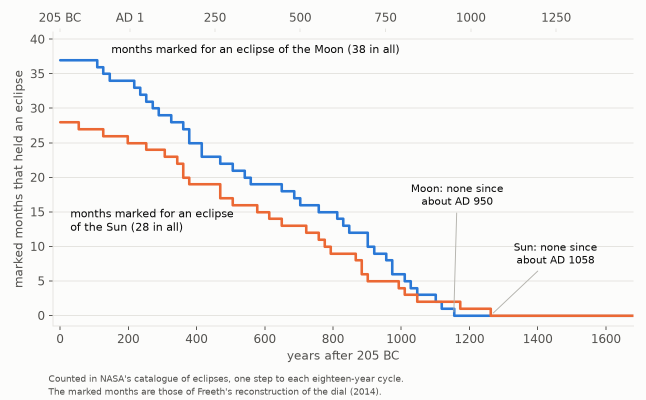
#> input picture yonder/antikythera/img/dial-kept-page.png, 1292 x 799 px, found by its file name (shown at 1/2 size)
$ python topscale.py
#> lines starting #> are read from the running program, lines starting #| are printed output that depends on the picture; after the words box and inside, x2 and y2 are one past the last pixel; in counts of white or black regions, pixels touching at a corner belong together
"""The wide eclipse chart has two scales. Read the tick marks of its upper (calendar) scale off the picture and turn their
columns into years after 205 BC with the lower scale's own tick marks (0, 200, ... 1600). They should stand at
0, 205, 454, 704, 954, 1204, 1454 (205 BC, AD 1, 250, 500, 750, 1000, 1250), as AD Y at Y + 204. Reads only."""
import numpy as np
from PIL import Image
a = np.asarray(Image.open('/home/agent3/site/build/img/dial-kept-page.png').convert('RGB')).astype(int)
def runs(v):
    out = []; s = None
    for i, x in enumerate(list(v) + [False]):
        if x and s is None: s = i
        if not x and s is not None: out.append((s, i - 1)); s = None
    return out
bg = np.array([252, 252, 251])
notbg = np.abs(a - bg).sum(axis=2) > 20
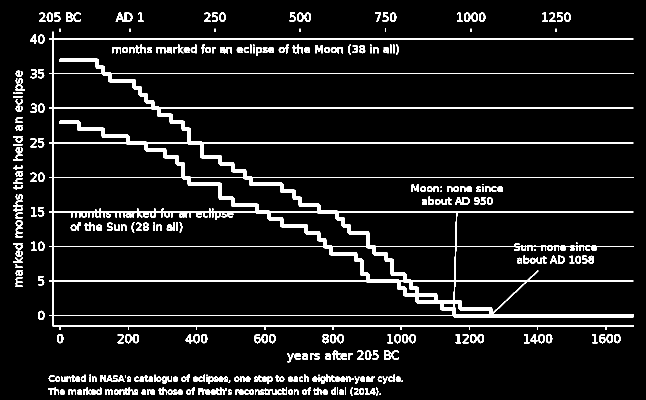
#> notbg: shape (799, 1292) bool (shown at 1/2 size); 7.4% white; 349 white regions (28 under 20 px), largest, box (x1, y1, x2, y2) and area: (98, 63, 1268, 660) 46193, (166, 775, 192, 790) 206, (396, 776, 421, 790) 192
# lower scale: tick marks just under the foot (row 651.5 found by steps.py)
low = [(s + e) / 2 for s, e in runs(notbg[656:659].all(axis=0)) if e - s < 12]
#> after the loop in runs, `for i, x in enumerate(list(v) + [False]):`: out = [(119, 120), (256, 257), (392, 393), (529, 530), (665, 666), (801, 802), (938, 939), (1074, 1075), (1211, 1212)]
#> low = [119.5, 256.5, 392.5, 529.5, 665.5, 801.5, 938.5, 1074.5, 1211.5]
k = np.polyfit(low, [0, 200, 400, 600, 800, 1000, 1200, 1400, 1600], 1)
#> k = [1.47, -175.6]
print('lower tick marks at columns', low)
#| lower tick marks at columns [119.5, 256.5, 392.5, 529.5, 665.5, 801.5, 938.5, 1074.5, 1211.5]
# upper scale: short strokes in the rows between the upper labels and the top grid line (row 77.5 is the line at 40; the top of the chart is at 41)
for r0 in range(52, 70):
    cols = [(s + e) / 2 for s, e in runs(notbg[r0:r0 + 3].all(axis=0)) if e - s < 12]
    if len(cols) == 7:
        print(f'upper tick marks (rows {r0}..{r0 + 2}) at columns', cols)
        print('  in years after 205 BC by the lower scale:', [round(float(np.polyval(k, c)), 1) for c in cols], ' expected 0, 205, 454, 704, 954, 1204, 1454')
        break
else:
    print('upper tick marks not found as seven strokes')
#> this loop made 6 passes
#| upper tick marks (rows 57..59) at columns [119.5, 259.5, 429.5, 599.5, 770.5, 941.5, 1111.5]
#|   in years after 205 BC by the lower scale: [-0.4, 204.8, 454.0, 703.2, 953.9, 1204.6, 1453.8]  expected 0, 205, 454, 704, 954, 1204, 1454
